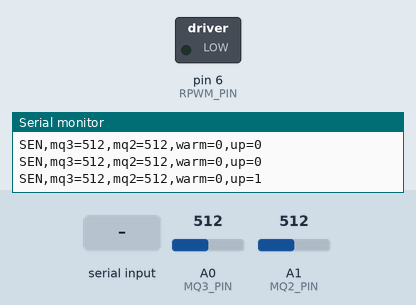
A sketch run on a simulated Arduino Uno, built with avr-gcc and run on an emulated ATmega328P. On the bench: switched loads named in the sketch (green lamp = pin HIGH), the last lines printed to the serial monitor. The test bench sets the inputs (shaded band); at power-on: A0 (MQ3_PIN) = 512, A1 (MQ2_PIN) = 512.

Above: at 1.2 s.
1.3 s: "1\n" received over Serial
At 2.6 s:
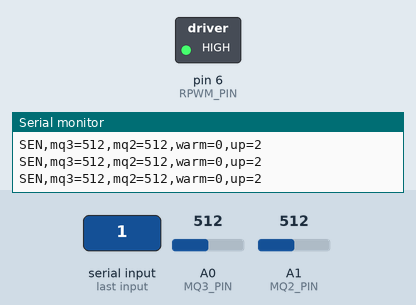
4.3 s: "S\n" received over Serial
7.3 s: "s\n" received over Serial
At 10.7 s:
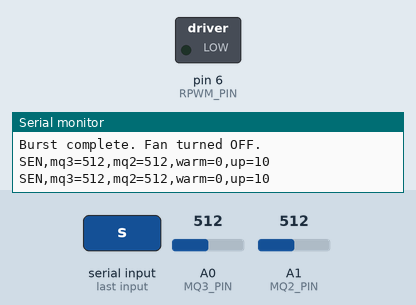
Timing chart, 0 to 12.2 s (numbered marks = the images above; inputs shaded):
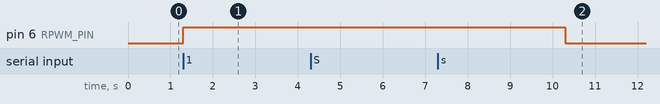

Measured:
- after the input at 1.3 s, pin 6 (RPWM_PIN): LOW → HIGH at once
- after the input at 7.3 s, pin 6 (RPWM_PIN): HIGH → LOW after 3.0 s

The sketch:

DriverGuardian_Uno.ino
```cpp
// ============================================================
// DriverGuardian - Arduino Uno: cabin air sensors + fan
// ============================================================
// Connected to the Raspberry Pi by USB (the same cable powers the Uno).
//
//   MQ-3  alcohol            AO -> A0      (VCC -> 5V, GND -> GND)
//   MQ-2  smoke / LPG / gas  AO -> A1      (VCC -> 5V, GND -> GND)
//   BTS7960 fan driver       RPWM -> pin 6 (motor power from its own supply)
//
// To the Pi (115200 baud, every REPORT_INTERVAL_MS):
//   SEN,mq3=<0-1023>,mq2=<0-1023>,warm=<0|1>,up=<seconds since power-on>
// The sensor values are shown on the dashboard and recorded; they do not
// change the risk level.
//
// From the Pi:
//   ID?        -> answers "DGUNO,1" (how the Pi finds this board's port)
//   1 / S / s  -> pin 6 HIGH for BURST_DURATION (the fan). The Pi sends "1"
//                 when the driver has been asleep (eyes closed) for 3 s, and
//                 again every 10 s while it lasts (ARDUINO_FAN_SLEEP_SEC in config.py).
//
// Keep WARMUP_MS equal to ARDUINO_WARMUP_SEC in app/config.py.

#include <Arduino.h>

// ==========================================
// PIN DEFINITIONS
// ==========================================
const int RPWM_PIN = 6;      // Connected to BTS7960 RPWM (Fan / Safety Actuator)
const int MQ3_PIN  = A0;     // MQ-3 Alcohol Sensor Analog In
const int MQ2_PIN  = A1;     // MQ-2 Smoke/Gas Sensor Analog In

// ==========================================
// TIMING & REPORTING CONFIGURATION
// ==========================================
const unsigned long BURST_DURATION = 3000;       // 3 seconds fan safety burst
const unsigned long REPORT_INTERVAL_MS = 200;    // 5 reports per second to Pi
const unsigned long WARMUP_MS = 30000UL;         // 30 s MQ heater warm-up
const float SMOOTHING = 0.2;                     // Exponential moving average weight

// ==========================================
// STATE VARIABLES
// ==========================================
unsigned long motorStartTime = 0;
bool motorRunning = false;

float mq3Avg = -1;
float mq2Avg = -1;
unsigned long lastReport = 0;
String rx = "";

// ==========================================
// COMMAND HANDLER
// ==========================================
void handleCommand(String cmd) {
  cmd.trim();
  if (cmd == "ID?") {
    Serial.println("DGUNO,1");
  }
  else if ((cmd == "1" || cmd == "S" || cmd == "s") && !motorRunning) {
    digitalWrite(RPWM_PIN, HIGH); // Full speed ON
    motorStartTime = millis();
    motorRunning = true;
    Serial.println("HIGH RISK DETECTED: Fan activated for 3 seconds!");
  }
}

// ==========================================
// SETUP
// ==========================================
void setup() {
  // Unified baud rate for Pi communication and sensor streaming
  Serial.begin(115200);

  // Configure pins
  pinMode(RPWM_PIN, OUTPUT);
  digitalWrite(RPWM_PIN, LOW); // Fail-safe: OFF at boot

  pinMode(MQ3_PIN, INPUT);
  pinMode(MQ2_PIN, INPUT);

  // Hello signal after reset for Pi port identification
  Serial.println("DGUNO,1");
}

// ==========================================
// MAIN LOOP
// ==========================================
void loop() {
  // ------------------------------------------
  // 1. NON-BLOCKING SERIAL COMMAND PROCESSING
  // ------------------------------------------
  while (Serial.available()) {
    char c = Serial.read();
    if (c == '\n') {
      handleCommand(rx);
      rx = "";
    } else if (c != '\r' && rx.length() < 32) {
      rx += c;
    }
  }

  unsigned long now = millis();

  // ------------------------------------------
  // 2. HANDLE THE 3-SECOND FAN SAFETY TIMER
  // ------------------------------------------
  if (motorRunning && (now - motorStartTime >= BURST_DURATION)) {
    digitalWrite(RPWM_PIN, LOW); // Turn fan OFF
    motorRunning = false;
    Serial.println("Burst complete. Fan turned OFF.");
  }

  // ------------------------------------------
  // 3. SENSOR REPORTING INTERVAL (Every 200ms)
  // ------------------------------------------
  if (now - lastReport < REPORT_INTERVAL_MS) return;
  lastReport = now;

  int mq3 = analogRead(MQ3_PIN);
  int mq2 = analogRead(MQ2_PIN);
  mq3Avg = mq3Avg < 0 ? mq3 : mq3Avg + SMOOTHING * (mq3 - mq3Avg);
  mq2Avg = mq2Avg < 0 ? mq2 : mq2Avg + SMOOTHING * (mq2 - mq2Avg);

  Serial.print("SEN,mq3=");  Serial.print((int)(mq3Avg + 0.5));
  Serial.print(",mq2=");     Serial.print((int)(mq2Avg + 0.5));
  Serial.print(",warm=");    Serial.print(now >= WARMUP_MS ? 1 : 0);
  Serial.print(",up=");      Serial.println(now / 1000UL);
}
```
